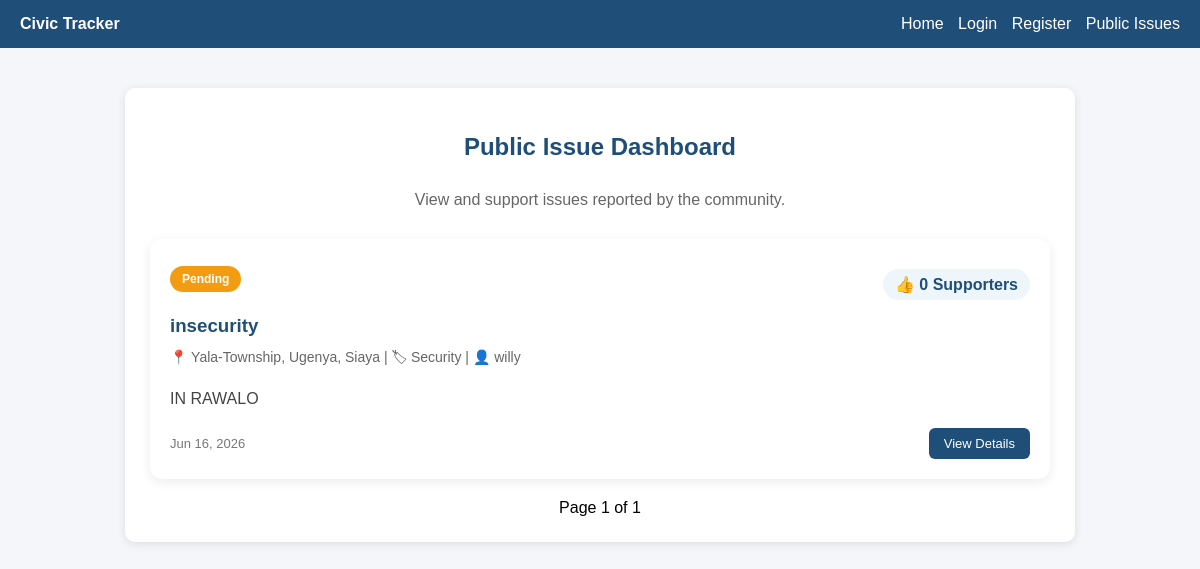
The app's page /issues/ with its own data.
### civicapp/models.py (models this page shows, shortened)
class Issue(models.Model):
    CATEGORY_CHOICES = [
        ('roads', 'Roads'),
        ('water', 'Water'),
        ('health', 'Health'),
        ('education', 'Education'),
        ('security', 'Security'),
        ('other', 'Other'),
    ]
    STATUS_CHOICES = [
        ('pending', 'Pending'),
        ('in_progress', 'In Progress'),
        ('resolved', 'Resolved'),
    ]
    title = models.CharField(max_length=200)
    description = models.TextField()
    category = models.CharField(
        max_length=50,
        choices=CATEGORY_CHOICES
    )
    county = models.CharField(max_length=100)
    sub_county = models.CharField(max_length=100)
    ward = models.CharField(max_length=100)
    status = models.CharField(
        max_length=20,
        choices=STATUS_CHOICES,
        default='pending'
    )
    image = models.ImageField(
        upload_to='issues/',
        blank=True,
        null=True
    )
    created_by = models.ForeignKey(
        User,
        on_delete=models.CASCADE
    )
    created_at = models.DateTimeField(
        auto_now_add=True
    )

### civicapp/views.py (the view)
# urls.py: path('issues/', views.public_issues, name='public_issues'),
def public_issues(request):
    issues_list = Issue.objects.annotate(
        vote_count=Count('votes')
    ).order_by('-vote_count', '-created_at')
    paginator = Paginator(issues_list, 10)  # 10 per page
    page_number = request.GET.get('page')
    issues = paginator.get_page(page_number)
    return render(request, 'civicapp/public_issues.html', {
        'issues': issues
    })

### civicapp/templates/civicapp/public_issues.html (shortened to what this page needs)
{% extends 'civicapp/base.html' %}
{% block content %}
<h2 class="page-title">
    Public Issue Dashboard
</h2>
<p class="page-subtitle">
    View and support issues reported by the community.
</p>
<div class="issue-grid">
{% for issue in issues %}
<div class="issue-card">
    <div class="issue-header">
        <span class="badge {{ issue.status }}">
            {{ issue.get_status_display }}
        </span>
        <div class="support-count">
            👍 {{ issue.vote_count }} Supporters
        </div>
    </div>
    <h3 class="issue-title">
        <a href="{% url 'issue_detail' issue.id %}">
            {{ issue.title }}
        </a>
    </h3>
    <div class="meta">
        📍 {{ issue.ward }}, {{ issue.sub_county }}, {{ issue.county }}
        |
        🏷 {{ issue.get_category_display }}
        |
        👤 {{ issue.created_by.username }}
    </div>
    <p class="desc">
        {{ issue.description|truncatewords:30 }}
    </p>
    <div class="footer">
        <span>
            {{ issue.created_at|date:"M d, Y" }}
        </span>
        <a href="{% url 'issue_detail' issue.id %}"
           class="view-btn">
            View Details
        </a>
    </div>
</div>
{% endfor %}
</div>
<div style="text-align:center; margin-top:20px;">
    <span>Page {{ issues.number }} of {{ issues.paginator.num_pages }}</span>
</div>
{% endblock %}

### civicapp/templates/civicapp/base.html (shortened to what this page needs)
{% load static %}
<!DOCTYPE html>
<html lang="en">
<head>
<body>
<div class="navbar">
    <div>
        <strong>Civic Tracker</strong>
    </div>
    <div>
        {% if user.is_authenticated %}
            <a href="{% url 'home' %}">Home</a>
            <a href="{% url 'dashboard' %}">Dashboard</a>
            <a href="{% url 'public_issues' %}">Public Issues</a>
            <a href="{% url 'report_issue' %}">Report Issue</a>
            <a href="{% url 'my_reports' %}">My Reports</a>
            <a href="{% url 'profile' %}">Profile</a>
            {% if user.profile.role == 'officer' %}
                <a href="{% url 'officer_dashboard' %}">Officer Panel</a>
            {% endif %}
            <a href="{% url 'logout' %}">Logout</a>
        {% else %}
            <a href="{% url 'home' %}">Home</a>
            <a href="{% url 'login' %}">Login</a>
            <a href="{% url 'register' %}">Register</a>
            <a href="{% url 'public_issues' %}">Public Issues</a>
        {% endif %}
    </div>
</div>
<div class="container">
    {% block content %}
    {% endblock %}
</div>
</body>
</html>

### civicapp/templates/civicapp/base.html (style rules this page uses)
body { margin: 0; font-family: Arial, sans-serif; background: #f4f6f9; }
.navbar { background: #1f4e79; color: white; padding: 15px 20px; display: flex; justify-content: space-between; align-items: center; }
.navbar a { color: white; text-decoration: none; margin-left: 10px; }
.container { max-width: 900px; margin: 40px auto; background: white; padding: 25px; border-radius: 10px; box-shadow: 0 2px 10px rgba(0,0,0,0.1); }

### civicapp/templates/civicapp/public_issues.html (style rules this page uses)
.page-title { text-align:center; color:#1f4e79; margin-bottom:30px; }
.page-subtitle { text-align:center; color:#666; margin-bottom:30px; }
.issue-grid { display:grid; gap:20px; }
.issue-card { background:white; border-radius:12px; padding:20px; box-shadow:0 3px 12px rgba(0,0,0,0.08); transition:0.3s; }
.issue-header { display:flex; justify-content:space-between; align-items:center; margin-bottom:15px; }
.badge { padding:6px 12px; border-radius:20px; color:white; font-size:12px; font-weight:bold; }
.pending { background:#f39c12; }
.issue-title { margin:10px 0; }
.issue-title a { text-decoration:none; color:#1f4e79; }
.meta { color:#666; font-size:14px; margin-bottom:10px; }
.support-count { display:inline-block; background:#eef5fb; color:#1f4e79; padding:6px 12px; border-radius:20px; font-weight:bold; margin-top:10px; }
.desc { color:#444; margin-top:15px; line-height:1.6; }
.footer { margin-top:15px; display:flex; justify-content:space-between; align-items:center; color:#777; font-size:13px; }
.view-btn { text-decoration:none; background:#1f4e79; color:white; padding:8px 15px; border-radius:6px; }

### records on screen
Issue: status "Pending", vote_count "0", title "insecurity", ward "Yala-Township", sub_county "Ugenya", county "Siaya", category "Security", created_by.username "willy", description "IN RAWALO", created_at "Jun 16, 2026"

### other values on screen
{{ issues.number }} "1"
{{ issues.paginator.num_pages }} "1"
